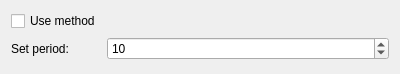
<?xml version="1.0" encoding="UTF-8"?>
<ui version="4.0">
 <class>QLTPSettingsWidget</class>
 <widget class="QWidget" name="QLTPSettingsWidget">
  <property name="geometry">
   <rect>
    <x>0</x>
    <y>0</y>
    <width>400</width>
    <height>74</height>
   </rect>
  </property>
  <property name="windowTitle">
   <string>Form</string>
  </property>
  <layout class="QFormLayout" name="formLayout">
   <item row="0" column="0">
    <widget class="QCheckBox" name="useMethod_ChkBox">
     <property name="text">
      <string>Use method</string>
     </property>
    </widget>
   </item>
   <item row="1" column="0">
    <widget class="QLabel" name="label">
     <property name="text">
      <string>Set period:</string>
     </property>
    </widget>
   </item>
   <item row="1" column="1">
    <widget class="QSpinBox" name="period_SpnBox">
     <property name="value">
      <number>10</number>
     </property>
    </widget>
   </item>
  </layout>
 </widget>
 <resources/>
 <connections/>
</ui>
